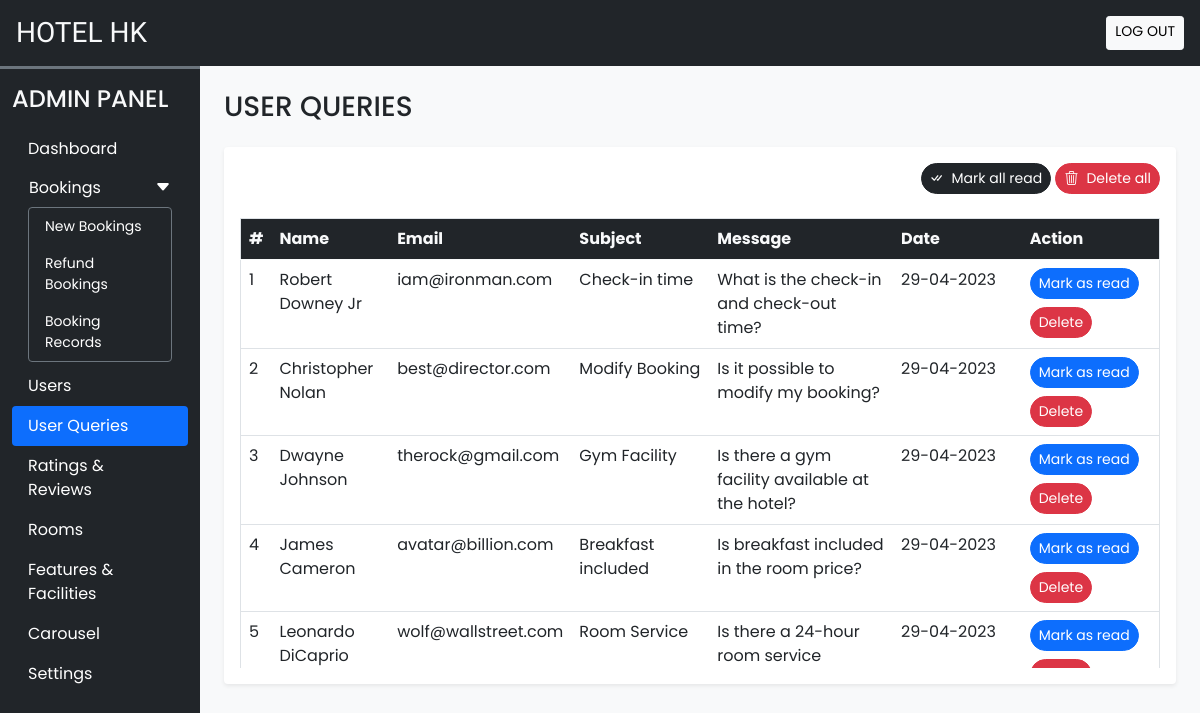
/admin/user_queries.php (signed in), run on the app's committed database.
### tables this page shows
CREATE TABLE `user_queries` (
  `sr_no` int(11) NOT NULL,
  `name` varchar(50) NOT NULL,
  `email` varchar(150) NOT NULL,
  `subject` varchar(200) NOT NULL,
  `message` varchar(500) NOT NULL,
  `datentime` datetime NOT NULL DEFAULT current_timestamp(),
  `seen` tinyint(4) NOT NULL DEFAULT 0
);

### admin/user_queries.php (the view, shortened to what this page needs)
<!DOCTYPE html>
<html lang="en">
<head>
    <?php require('inc/links.php'); ?>
</head>
<body class="bg-light">
    <?php require('inc/header.php'); ?>
    <div class="container-fluid" id="main-content">
        <div class="row">
            <div class="col-lg-10 ms-auto p-4 overflow-hidden">
                <h3 class="mb-4">USER QUERIES</h3>
                <div class="card border-0 shadow-sm mb-4">
                    <div class="card-body">
                        <div class="text-end mb-4">
                        <a href="?seen=all" class='btn btn-dark rounded-pill shadow-none btn-sm'>
                            <i class="bi bi-check-all me-2"></i>Mark all read</a>
                        <a href="?del=all" class='btn btn-danger rounded-pill shadow-none btn-sm'>
                            <i class="bi bi-trash3 me-2"></i>Delete all</a>
                        </div>
                    <div class="table-responsive-md" style="height: 450px; overflow-y: scroll;">
                        <table class="table table-hover border">
                            <thead class="sticky-top">
                                <tr class="bg-dark text-light">
                                <th scope="col">#</th>
                                <th scope="col">Name</th>
                                <th scope="col">Email</th>
                                <th scope="col" width="15%">Subject</th>
                                <th scope="col" width="20%">Message</th>
                                <th scope="col" width="14%">Date</th>
                                <th scope="col" width="15%">Action</th>
                                </tr>
                            </thead>
                            <tbody>
                                <?php
                                    $q = "SELECT * FROM `user_queries` ORDER BY `sr_no` DESC";
                                    $data = mysqli_query($con,$q);
                                    $i=1;
                                    while ($row = mysqli_fetch_assoc($data)) {
                                        $date = date('d-m-Y',strtotime($row['datentime']));
                                        $seen='';
                                        if ($row['seen']!=1) {
                                            $seen = "<a href='?seen=$row[sr_no]' class='btn btn-sm rounded-pill btn-primary'>Mark as read</a><br>";
                                        }
                                        $seen.= "<a href='?del=$row[sr_no]' class='btn btn-sm rounded-pill btn-danger mt-2'>Delete</a><br>";
                                        echo <<<query
                                            <tr>
                                                <td>$i</td>
                                                <td>$row[name]</td>
                                                <td>$row[email]</td>
                                                <td>$row[subject]</td>
                                                <td>$row[message]</td>
                                                <td>$date</td>
                                                <td>$seen</td>
                                            </tr>
                                        query;
                                        $i++;
                                    }
                                ?>
                            </tbody>
                        </table>
                    </div>
                    </div>
                </div>
            </div>
        </div>
    </div>
</body>
</html>

### admin/css/common.css (style rules this page uses)
:root { --teal: #2ec1ac; --teal_hover: #279e8c; }
* { font-family: 'Poppins', sans-serif; }

### data on the page
user_queries: name "Robert Downey Jr", email "iam@ironman.com", subject "Check-in time", message "What is the check-in and check-out time?", datentime "29-04-2023"
user_queries: name "Christopher Nolan", email "best@director.com", subject "Modify Booking", message "Is it possible to modify my booking?", datentime "29-04-2023"
user_queries: name "Dwayne Johnson", email "therock@gmail.com", subject "Gym Facility", message "Is there a gym facility available at the hotel?", datentime "29-04-2023"
user_queries: name "James Cameron", email "avatar@billion.com", subject "Breakfast included", message "Is breakfast included in the room price?", datentime "29-04-2023"
user_queries: name "Leonardo DiCaprio", email "wolf@wallstreet.com", subject "Room Service", message "Is there a 24-hour room service…", datentime "29-04-2023"
